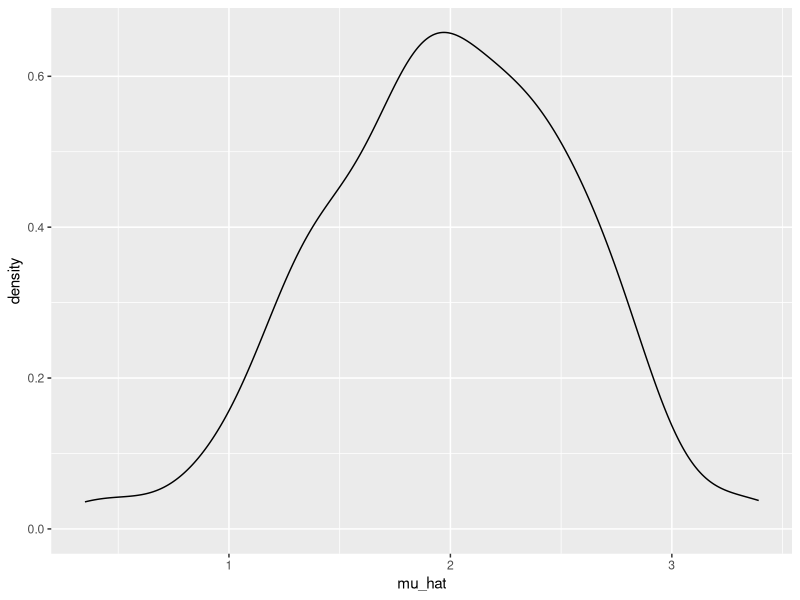
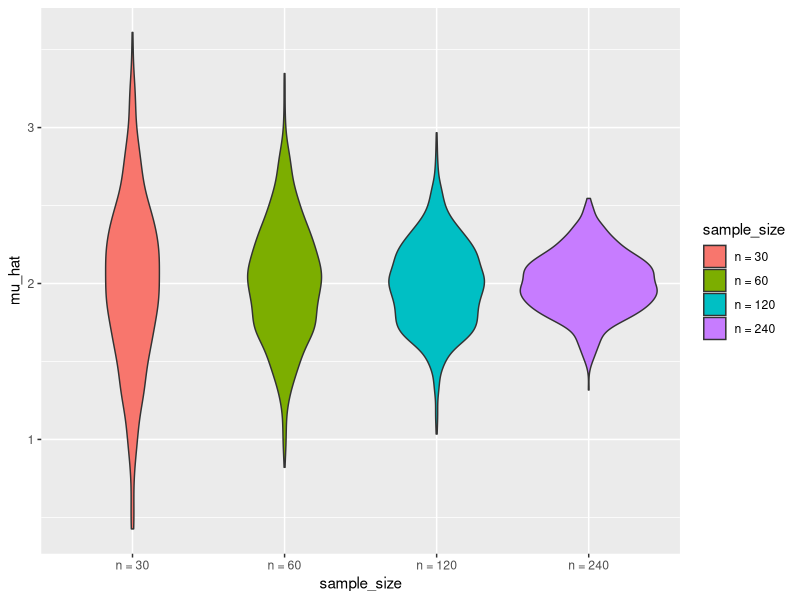

The R script that drew these images, in order:
## ---- chunk 1
library(tidyverse)

set.seed(1)
## ---- chunk 2
sim_mean_sd = function(n, mu = 2, sigma = 3) {
  
  sim_data = tibble(
    x = rnorm(n, mean = mu, sd = sigma),
  )
  
  sim_data %>% 
    summarize(
      mu_hat = mean(x),
      sigma_hat = sd(x)
    )
}
## ---- chunk 3
output = vector("list", 100)

for (i in 1:100) {
  output[[i]] = sim_mean_sd(30)
}

sim_results = bind_rows(output)
## ---- chunk 4
sim_results = 
  rerun(100, sim_mean_sd(30, 2, 3)) %>% 
  bind_rows()
## ---- chunk 5
sim_results %>% 
  ggplot(aes(x = mu_hat)) + 
  geom_density()
## ---- chunk 6
sim_results %>% 
  pivot_longer(
    mu_hat:sigma_hat,
    names_to = "parameter", 
    values_to = "estimate") %>% 
  group_by(parameter) %>% 
  summarize(
    emp_mean = mean(estimate),
    emp_sd = sd(estimate)) %>% 
  knitr::kable(digits = 3)
## ---- chunk 7
n_list = 
  list(
    "n_30"  = 30, 
    "n_60"  = 60, 
    "n_120" = 120, 
    "n_240" = 240)

output = vector("list", length = 4)

for (i in 1:4) {
  output[[i]] = rerun(100, sim_mean_sd(n_list[[i]])) %>% 
    bind_rows
}
## ---- chunk 8
sim_results = 
  tibble(sample_size = c(30, 60, 120, 240)) %>% 
  mutate(
    output_lists = map(.x = sample_size, ~rerun(1000, sim_mean_sd(n = .x))),
    estimate_dfs = map(output_lists, bind_rows)) %>% 
  select(-output_lists) %>% 
  unnest(estimate_dfs)
## ---- chunk 9
sim_results %>% 
  mutate(
    sample_size = str_c("n = ", sample_size),
    sample_size = fct_inorder(sample_size)) %>% 
  ggplot(aes(x = sample_size, y = mu_hat, fill = sample_size)) + 
  geom_violin()
## ---- chunk 10
sim_results %>% 
  pivot_longer(
    mu_hat:sigma_hat,
    names_to = "parameter", 
    values_to = "estimate") %>% 
  group_by(parameter, sample_size) %>% 
  summarize(
    emp_mean = mean(estimate),
    emp_var = var(estimate)) %>% 
  knitr::kable(digits = 3)
